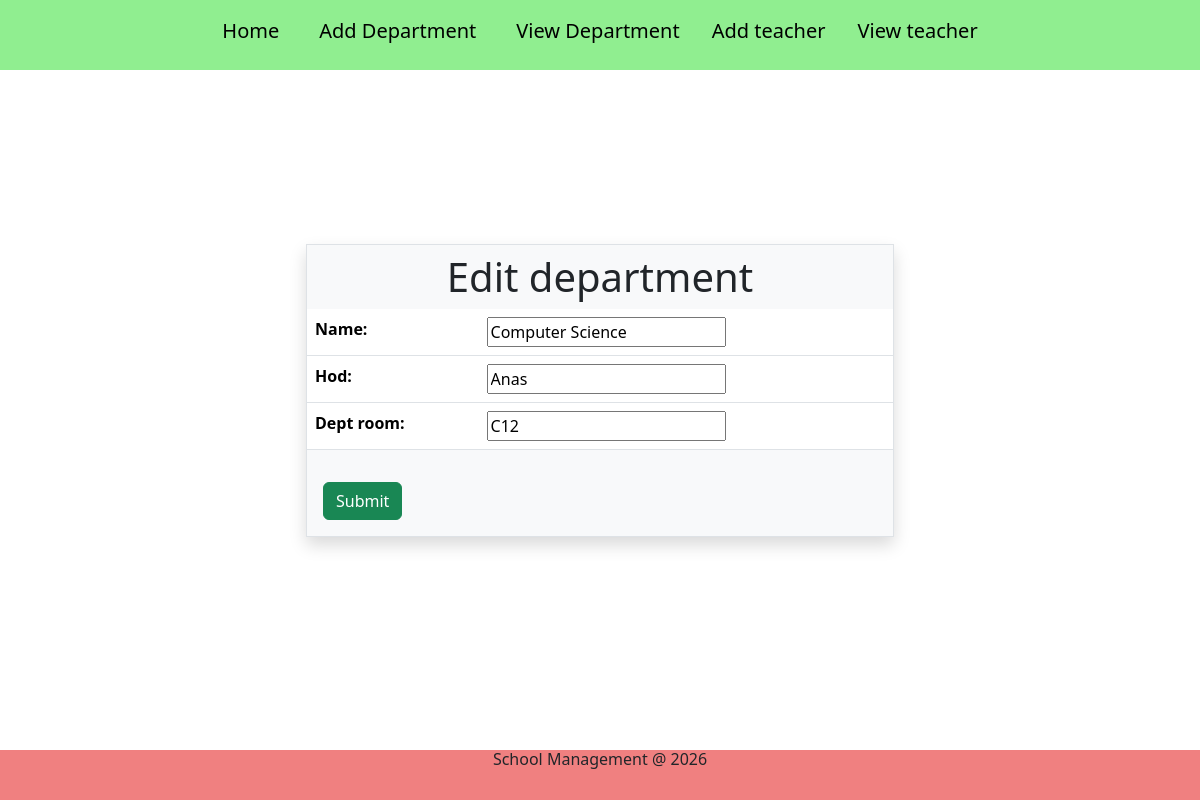
Page /office/editdept/1 on the committed database.
### office/models.py (models this page shows)
class Department(models.Model):
    name=models.CharField(max_length=100)
    hod=models.CharField(max_length=100)
    dept_room=models.CharField(max_length=50)

### office/views.py (the view, shortened to what this page needs)
# urls.py: path('editdept/<int:id>',EditDeptView.as_view(),name="editdept"),
class EditDeptView(View):
    def get(self,req,**kwargs):
        did = kwargs.get('id')
        dqso = Department.objects.get(id=did)
        form = DeptForm(instance=dqso)
        return render(req,"editdept.html",{'form':form})

### office/forms.py
class DeptForm(forms.ModelForm):
    class Meta:
        model=Department
        fields="__all__"

### office/templates/editdept.html (shortened to what this page needs)
{% extends "base.html" %}
{% block base %}
<div class="container-fluid d-flex justify-content-center align-items-center " style="min-height: 80vh;">
    <div class="w-50  border shadow bg-light">
        <h1 class="text-center my-2">Edit department</h1>
        <form action="" method="post">
            <table class="table table-borderd">
                {{form.as_table}}
            </table>
            <button class="btn btn-success m-3"> Submit</button>
        </form>
    </div>
</div>
{% endblock base %}

### rows in the picture
Department: name "Computer Science", hod "Anas", dept_room "C12"
